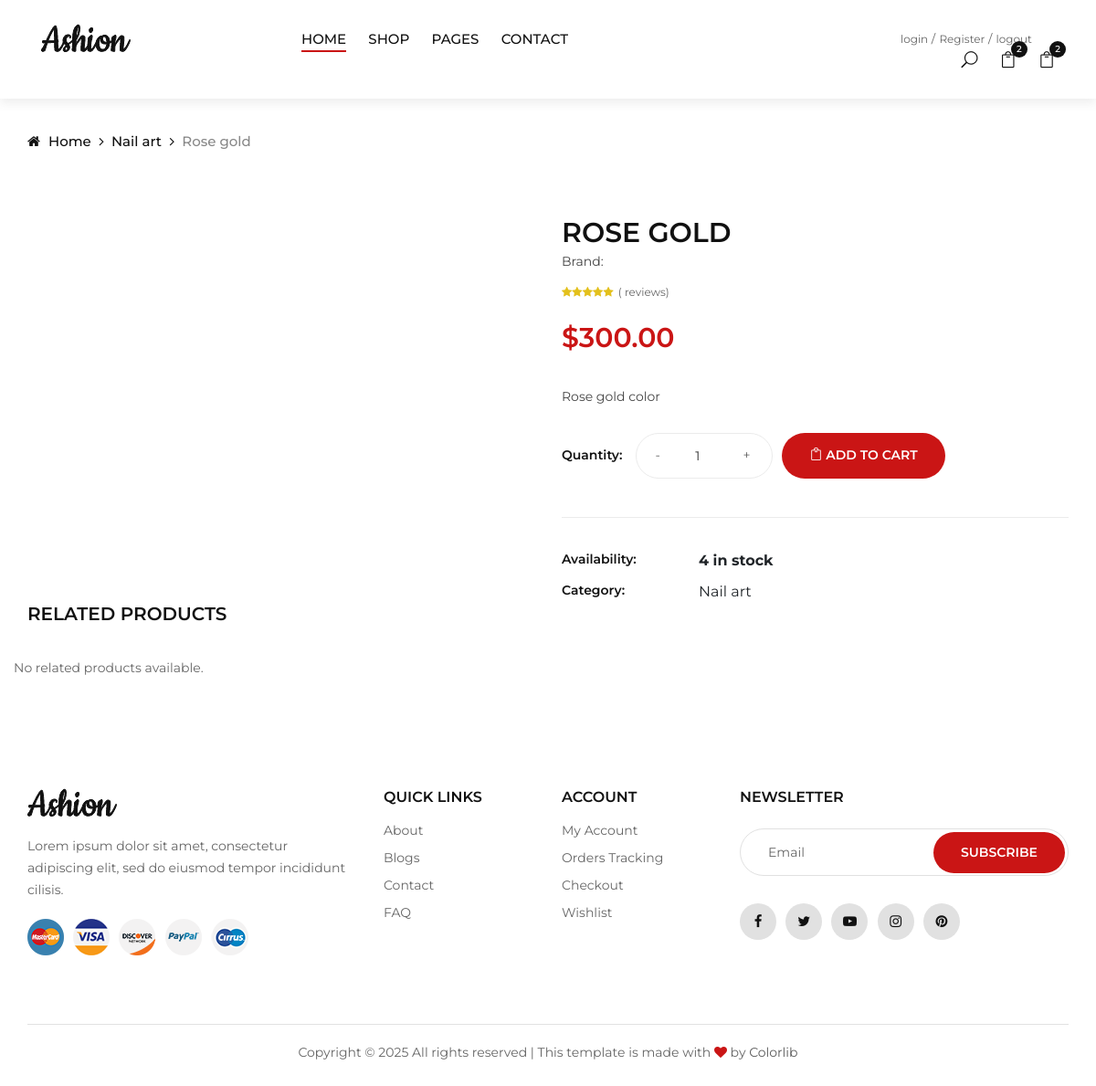
/product/1/, run on the app's committed database.
### myapp/models.py (models this page shows, shortened)
class Product(models.Model):
    category = models.ForeignKey(Category, on_delete=models.CASCADE, related_name="products")
    name = models.CharField(max_length=255)
    description = models.TextField()
    price = models.DecimalField(max_digits=10, decimal_places=2)
    stock = models.PositiveIntegerField()
    image = models.ImageField(upload_to="products/")
    created_at = models.DateTimeField(auto_now_add=True)

class Category(models.Model):
    name = models.CharField(max_length=255, unique=True)
    description = models.TextField(blank=True)
    created_at = models.DateTimeField(auto_now_add=True)

### myapp/views.py (the view)
# urls.py: path('product/<int:id>/',views.product_detail,name='product_details'),
def product_detail(request, id):
    product = get_object_or_404(Product, id=id)
    related_products = Product.objects.filter(category_id=product.category_id).exclude(id=product.id)[:4]
    return render(request, "product-details.html", {
        "product": product,
        "related_products": related_products,
    })

### myapp/templates/product-details.html (shortened to what this page needs)
{% extends 'header.html' %}
{% load static %}
{% block content %}
<div class="breadcrumb-option">
    <div class="container">
        <div class="row">
            <div class="col-lg-12">
                <div class="breadcrumb__links">
                    <a href="{% url 'index' %}"><i class="fa fa-home"></i> Home</a>
                    <a href="{% url 'shop' %}?category={{ product.category.id }}">{{ product.category.name }}</a>
                    <span>{{ product.name }}</span>
                </div>
            </div>
        </div>
    </div>
</div>
<section class="product-details spad">
    <div class="container">
        <div class="row">
            <div class="col-lg-6">
            </div>
            <div class="col-lg-6">
                <div class="product__details__text">
                    <h3>{{ product.name }} <span>Brand: {{ product.brand }}</span></h3>
                    <div class="rating">
                        <i class="fa fa-star"></i>
                        <i class="fa fa-star"></i>
                        <i class="fa fa-star"></i>
                        <i class="fa fa-star"></i>
                        <i class="fa fa-star"></i>
                        <span>({{ product.reviews.count }} reviews)</span>
                    </div>
                    <div class="product__details__price">${{ product.price }}</div>
                    <p>{{ product.description }}</p>
                    <div class="product__details__button">
                        <div class="quantity">
                            <span>Quantity:</span>
                            <div class="pro-qty">
                                <input type="number" value="1" min="1" max="{{ product.stock }}">
                            </div>
                        </div>
                        <a href="{% url 'shop_cart' %}" class="cart-btn"><span class="icon_bag_alt"></span> Add to cart</a>
                    </div>
                    <div class="product__details__widget">
                        <ul>
                            <li>
                                <span>Availability:</span>
                                <strong>{{ product.stock }} in stock</strong>
                            </li>
                            <li>
                                <span>Category:</span> {{ product.category.name }}
                            </li>
                        </ul>
                    </div>
                </div>
            </div>
            <div class="col-lg-12">
                <div class="related__title">
                    <h5>Related Products</h5>
                </div>
                <div class="row">
                    {% for related in related_products %}
                    <div class="col-lg-3 col-md-4 col-sm-6">
                        <div class="product__item">
                            <div class="product__item__pic set-bg" data-setbg="{{ related.image.url }}">
                                {% if related.stock == 0 %}
                                <div class="label stockout">Out of Stock</div>
                                {% endif %}
                                <ul class="product__hover">
                                    <li><a href="{{ related.image.url }}" class="image-popup"><span class="arrow_expand"></span></a></li>
                                    <li><a href="#"><span class="icon_heart_alt"></span></a></li>
                                    <li><a href="{% url 'shop_cart' %}"><span class="icon_bag_alt"></span></a></li>
                                </ul>
                            </div>
                            <div class="product__item__text">
                                <h6><a href="{% url 'product_detail' related.id %}">{{ related.name }}</a></h6>
                                <div class="product__price">${{ related.price }}</div>
                            </div>
                        </div>
                    </div>
                    {% empty %}
                    <p>No related products available.</p>
                    {% endfor %}
                </div>
            </div>
        </div>
    </div>
</section>
{% endblock %}

### myapp/static/assets/css/style.css (style rules this page uses)
html, body { height: 100%; font-family: "Montserrat", sans-serif; -webkit-font-smoothing: antialiased; }
h1, h2, h3, h4, h5, h6 { margin: 0; color: #111111; font-weight: 400; font-family: "Montserrat", sans-serif; }
h3 { font-size: 30px; }
h5 { font-size: 18px; }
p { font-size: 14px; font-family: "Montserrat", sans-serif; color: #666666; font-weight: 400; line-height: 24px; margin: 0 0 15px 0; }
ul, ol { padding: 0; margin: 0; }
.spad { padding-top: 100px; padding-bottom: 100px; }
.breadcrumb-option { padding-top: 35px; }
.breadcrumb__links a { font-size: 15px; font-weight: 500; color: #111111; margin-right: 18px; display: inline-block; position: relative; }
.breadcrumb__links a:after { position: absolute; right: -14px; top: 0; content: ""; font-family: "FontAwesome"; }
.breadcrumb__links a i { margin-right: 5px; }
.breadcrumb__links span { font-size: 15px; font-weight: 500; color: #888888; display: inline-block; }
.product-details { padding-top: 70px; padding-bottom: 50px; }
.product__details__text h3 { color: #111111; font-weight: 600; text-transform: uppercase; margin-bottom: 12px; }
.product__details__text h3 span { display: block; font-size: 14px; color: #444444; text-transform: none; font-weight: 400; margin-top: 5px; }
.product__details__text .rating { margin-bottom: 16px; }
.product__details__text .rating i { font-size: 12px; color: #e3c01c; margin-right: -4px; }
.product__details__text .rating span { font-size: 12px; color: #666666; margin-left: 5px; }
.product__details__text p { color: #444444; margin-bottom: 28px; }
.product__details__price { font-size: 30px; font-weight: 600; color: #ca1515; margin-bottom: 30px; }
.quantity { float: left; margin-right: 10px; margin-bottom: 10px; }
.quantity>span { font-size: 14px; color: #111111; font-weight: 600; float: left; margin-top: 14px; margin-right: 15px; }
.pro-qty { height: 50px; width: 150px; border: 1px solid #ebebeb; border-radius: 50px; padding: 0 20px; overflow: hidden; display: inline-block; }
.pro-qty input { font-size: 14px; color: #666666; font-weight: 500; border: none; float: left; width: 84px; text-align: center; height: 48px; }
.product__details__button { overflow: hidden; margin-bottom: 25px; }
.product__details__button .cart-btn { display: inline-block; font-size: 14px; color: #ffffff; background: #ca1515; font-weight: 600; text-transform: uppercase; padding: 14px 30px 15px; border-radius: 50px; float: left; margin-right: 10px; margin-bottom: 10px; }
.product__details__widget { border-top: 1px solid #ebebeb; padding-top: 35px; }
.product__details__widget ul li { list-style: none; margin-bottom: 10px; }
.product__details__widget ul li:last-child { margin-bottom: 0; }
.product__details__widget ul li span { display: inline-block; font-size: 14px; font-weight: 600; color: #111111; width: 150px; float: left; }
.related__title h5 { font-size: 20px; color: #111111; font-weight: 600; text-transform: uppercase; margin-bottom: 35px; }
@media only screen and (min-width: 1200px) { .container { max-width: 1170px; } }

### data on the page
Product: category.name "Nail art", name "Rose gold", name "ROSE GOLD", price "300.00", description "Rose gold color", stock "4"
